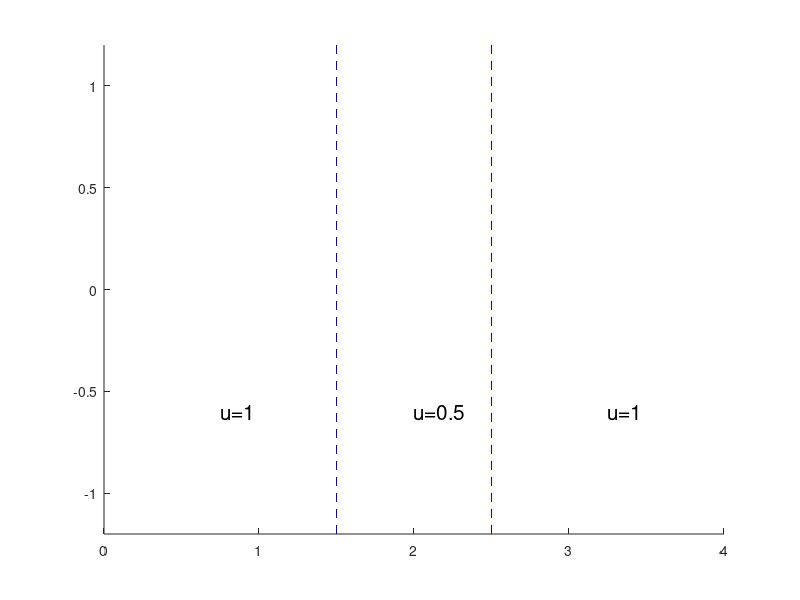

Source code (MATLAB):
axis([0 4.0 -1.2 1.2])
hold on
plot([1.5 1.5],[-1.2 1.2],'b--')
plot([2.5 2.5],[-1.2 1.2],'b--')
text(.75,-.6,'u=1','FontSize',15)
text(2,-.6,'u=0.5','FontSize',15)
text(3.25,-.6,'u=1','FontSize',15)
hold off
